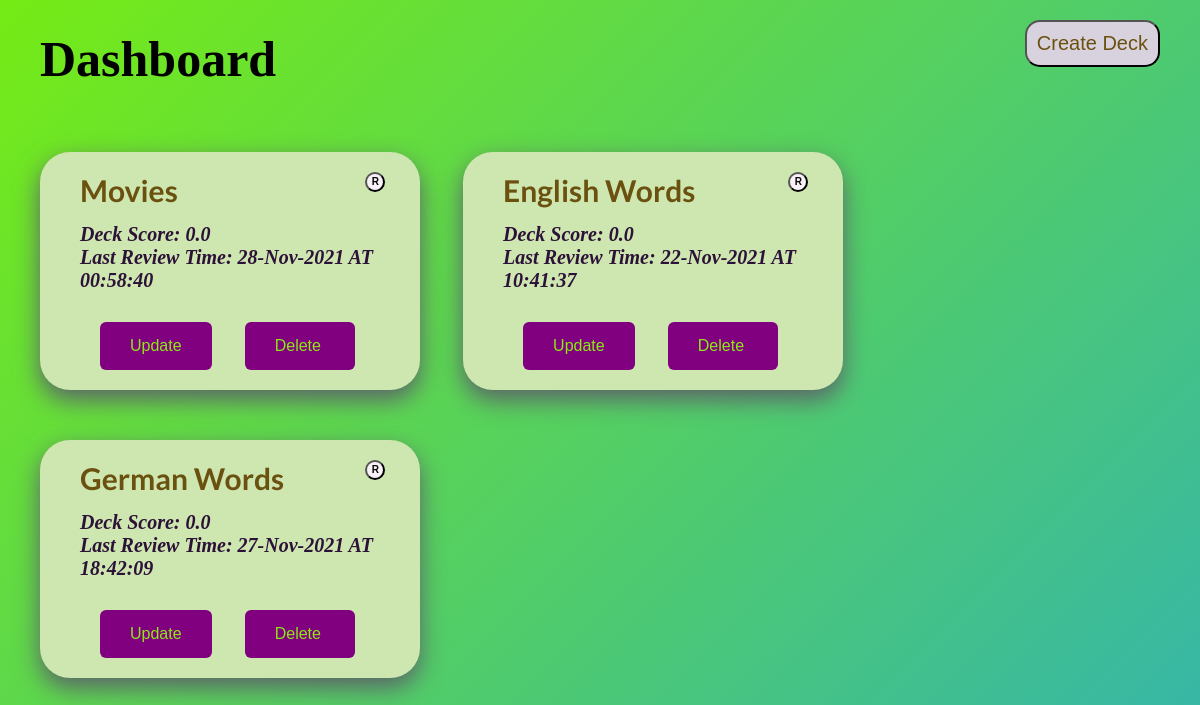
Page /dashboard/asas on the committed database.
### application/models.py (models this page shows)
class Deck(db.Model):
    __tablename__ = 'decks'
    deck_id = db.Column(db.Integer, autoincrement = True, primary_key = True, nullable = False)
    user_id = db.Column(db.String, db.ForeignKey("users.user_id"), nullable = False)
    deck_name = db.Column(db.String, nullable = False)
    deck_score = db.Column(db.Float, nullable = False, default = 0)
    deck_last_review_time = db.Column(db.String, nullable = True, default = (dt.datetime.utcnow() + dt.timedelta(hours=5, minutes=30)).strftime("%d-%b-%Y AT %H:%M:%S"))

### application/controllers.py (the view)
@app.route("/dashboard/<user_id>" , methods= ["GET"])
def dashboard(user_id):
    decks = db.session.query(Deck).filter(Deck.user_id == user_id).all()
    return render_template("dashboard.html", decks = decks, user_id = user_id)

### templates/dashboard.html (shortened to what this page needs)
<!DOCTYPE html>
<html>
<head>
  <link rel="stylesheet" href="{{url_for('static', filename = 'styles.css')}}">
</head>
<body class="bg">
    <h1 class="dashboard">Dashboard</h1>
    <button type="button" class="btn2" ><a href="/create_deck/{{user_id}}">Create Deck</a></button>
    {% if decks|length == 0 %}
        <h1 class="no_deck">No decks found. Create decks.</h1>
    {% else %}
        {% for deck in decks %}
        <div class="deckform" >
            <div class="deck_name"><a href="/cards/{{deck.deck_id}}">{{deck.deck_name}}</a></div>
            <div class="deck_text">Deck Score: {{deck.deck_score}}</div>
            <div class="deck_text">Last Review Time: {{deck.deck_last_review_time}}</div>
            <a href="/decks/{{deck.deck_id}}/update"><input type="submit" class="dash_update" value="Update"></a>
            <a href="/decks/{{deck.deck_id}}/delete"><input type="submit" class="dash_delete" value="Delete "></a>
            <a href="/decks/{{deck.deck_id}}/reset"><button type="button" class="dash_reset" value= "R">R</button></a>
        </div>
        {% endfor %}
    {% endif %}
</body>
</html>

### static/styles.css (style rules this page uses)
html { overflow: scroll; }
.bg { box-sizing: border-box; margin: 0; padding: 0; font-family: "lato", sans-serif; background: linear-gradient(-45deg, #cbf184, #e73c7e, #23a6d5, #75eb15); animation: gradient 15s ease infinite; background-size: 400% 400%; }
::placeholder { color: transparent; }
.btn2 { position:absolute; padding: 10px 10px; background-color:rgb(216, 210, 223) ; color: rgb(15, 19, 10); border-radius: 15px; cursor: pointer; top: 20px; right: 40px; font-size: 20px; text-align: center; }
a { text-align: center; text-decoration: none; }
.deckform { display: inline-block; background-color: rgb(206, 230, 175); width: 300px; height: 100%; margin-top: 30px; margin-left: 40px; margin-right: auto; margin-bottom: 20px; border-radius: 30px; padding: 20px 40px; box-shadow: 0 10px 25px rgba(92, 99, 105, 1); }
h1 { margin-left: 40px; }
.deck_name { font-size: 30px; padding-bottom: 15px; font-weight: bolder; }
.dash_update, .dash_delete { display:inline-block; margin-left: 20px; margin-right:10px; padding: 15px 30px; border: none; background-color: purple; color: rgb(140, 233, 19);; border-radius: 6px; cursor: pointer; font-size: 16px; margin-top: 30px; }
a { color: rgb(107, 81, 15); }
.deck_text { font-size: 20px; font-style:oblique; font-weight: bold; font-family: Georgia, 'Times New Roman', Times, serif; color:rgb(44, 17, 56); }
.dashboard { margin-top: 30px; margin-left: 40px; font-size: 50px; font-family:Georgia, 'Times New Roman', Times, serif; }
.dash_reset { height: 20px; width:20px; border-radius:20px; margin-top: -120px; position:absolute; font-size:10px; font-weight: bolder; padding:0%; padding-top: 2px; padding-bottom: 2px; background-color: rgb(248, 241, 248); color: rgb(7, 7, 6); }

### rows in the picture
Deck: deck_name "Movies", deck_score "0.0", deck_last_review_time "28-Nov-2021 AT 00:58:40"
Deck: deck_name "English Words", deck_score "0.0", deck_last_review_time "22-Nov-2021 AT 10:41:37"
Deck: deck_name "German Words", deck_score "0.0", deck_last_review_time "27-Nov-2021 AT 18:42:09"
